Frame 1 (no input): blank canvas, image omitted
Frame 60 (the mouse pressed at the canvas centre just before this capture): blank canvas, image omitted
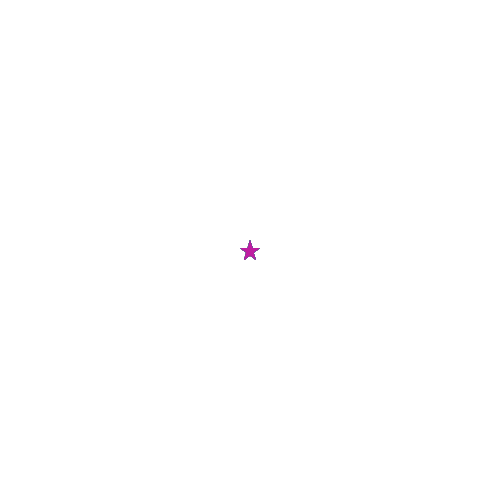
Frame 120 (the mouse held since frame 60 and released just before this capture)

The Processing sketch whose frames 1 and 60 were blank and that drew this single picture after the mouse press (run headless with seeded random() and noise(); from frame 60 on, the mouse is pressed at the canvas centre):

// Processing sketch: processing_91541
// ── processing_91541.pde

void setup(){
size(500, 500);
background(255);
}

void draw(){
 if(mousePressed){
  drawStar(mouseX, mouseY);
  }
}

void drawStar(int x, int y)
{
  fill(random(0, 255), random(0, 255), random(0, 255));
  noStroke();
  triangle(x-10, y-2, x+2, y-2, x+6, y+10);
  triangle(x-6, y+10, x-2, y-2, x+10, y-2);
  triangle(x-6, y+10, x, y-10, x+4, y+2);
}
